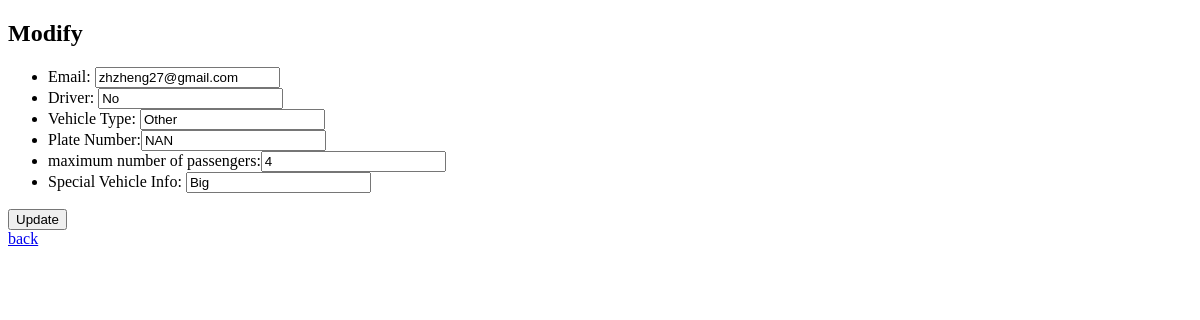
The app's page /users/modify/ (signed in), older data.
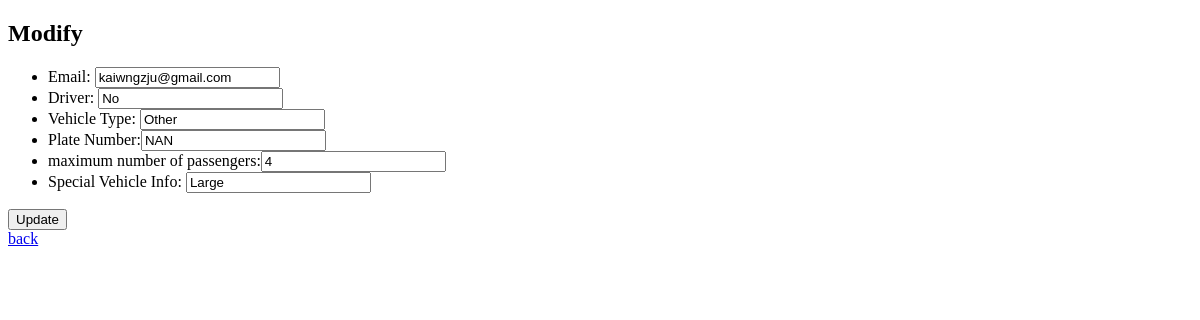
The same page, newer data.
### users/models.py (models this page shows, shortened)
class CustomUser(AbstractUser):
    DRIVER_STATUS=(
       ('y','yes'),
       ('n','no')
    )
    VEHICLE=(
        ('v','volvo'),
        ('a','audi'),
        ('m','mercedes'),
        ('t','toyota'),
        ('h','honda'),
        ('n','nissan'),
        ('o','other')
    )
    SIZE=(
        ('b','big'),
        ('m','medium'),
        ('l','large')
    )
    username = models.CharField(max_length=150,unique=True,primary_key=False)
    special_vehicle_info=models.CharField(max_length=20,choices=SIZE,default='b')
    driver = models.CharField(choices=DRIVER_STATUS,default='n',max_length=2,
                              help_text='want to become a driver? (ignore the following form if you select no)')
    vehicle_brand=models.CharField(choices=VEHICLE,max_length=10,default='o')
    plate_number = models.CharField(max_length=20,default='NAN')
    maximum_number_of_passengers=models.IntegerField(default='4')
    objects = CustomUserManager()

### users/views.py (the view, shortened to what this page needs)
# urls.py: path('modify/',views.Modify,name='modify'),
def Modify(request):
    list = CustomUser.objects.get(username=request.user.username)
    context={
        'usr':list
    }
    return render(request, 'modify.html',context=context)

### templates/modify.html (shortened to what this page needs)
{% extends 'base.html' %}
{% block content %}
<h2>Modify</h2>
<form method="post">
  <ul border="1">
           <li>Email: <input type = "email ", name = "email", value="{{usr.email}}" required></li>
           <li>
               Driver:
                 {% if usr.driver == "n" %}
               <input type = "text", name = "driver", value= No , list="becomedri" required>
                {% else %}
                <input type = "text", name = "driver", value= Yes , list="becomedri" required>
               {% endif %}
           </li>
            <li> Vehicle Type:
                {% if usr.vehicle_brand == "v" %}
        <input type = "text", name = "vehicle_brand", value=Volvo list="veh-list">
{% else %}
    {% if usr.vehicle_brand == "m" %}
         <input type = "text", name = "vehicle_brand", value=Mercedes list="veh-list">
        {% else %}
            {% if usr.vehicle_brand == "t" %}
                <input type = "text", name = "vehicle_brand", value=Toyota list="veh-list">
            {% else %}
                 {% if usr.vehicle_brand == "a" %}
                   <input type = "text", name = "vehicle_brand", value=Audi list="veh-list">
                 {% else %}
                    {% if usr.vehicle_brand == "h" %}
                        <input type = "text", name = "vehicle_brand", value=Honda list="veh-list">
                    {% else %}
                        {% if usr.vehicle_brand == "n" %}
                            <input type = "text", name = "vehicle_brand", value=Nissan list="veh-list">
                        {% else %}
                            <input type = "text", name = "vehicle_brand", value=Other list="veh-list">
                        {%endif%}
                    {%endif%}
                {%endif%}
            {%endif%}
        {%endif%}
    {%endif%}
            </li>
            <li>Plate Number:<input type = "number ", name = "plate_number", value="{{usr.plate_number}}"></li>
            <li>maximum number of passengers:<input type = "number ", name = "maximum_number_of_passengers", value="{{usr.maximum_number_of_passengers}}"></li>
            <li>Special Vehicle Info:
        {% if usr.special_vehicle_info == "b" %}
            <input type = "text", name = "special_vehicle_info", value=Big list="dri-list">
        {% else %}
            {% if usr.special_vehicle_info == "s" %}
             <input type = "text", name = "special_vehicle_info", value=Small list="dri-list">
            {% else %}
                 <input type = "text", name = "special_vehicle_info", value=Large list="dri-list">
                {% endif %}
        {% endif %}
            </li>
            </ul>
  <input type="submit" value="Update">
</form>
<a href="{% url 'home' %}">back</a>
{% endblock %}

Row changes from the older to the newer data that the page shows:
changed CustomUser "NAN": email "zhzheng27@gmail.com" → "kaiwngzju@gmail.com"
Text that changed along with them:
form field special_vehicle_info: (not shown) → "Large"
form field special_vehicle_info: "Big" → (not shown)
